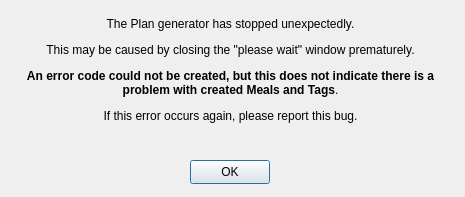
<?xml version="1.0" encoding="UTF-8"?>
<ui version="4.0">
 <class>CreatePlan_GeneratorCrashed</class>
 <widget class="QDialog" name="CreatePlan_GeneratorCrashed">
  <property name="geometry">
   <rect>
    <x>0</x>
    <y>0</y>
    <width>465</width>
    <height>197</height>
   </rect>
  </property>
  <property name="windowTitle">
   <string>Critical Failure</string>
  </property>
  <widget class="QPushButton" name="pushButton_OK">
   <property name="geometry">
    <rect>
     <x>190</x>
     <y>160</y>
     <width>80</width>
     <height>24</height>
    </rect>
   </property>
   <property name="text">
    <string>OK</string>
   </property>
  </widget>
  <widget class="QLabel" name="label_errorTitle">
   <property name="geometry">
    <rect>
     <x>10</x>
     <y>10</y>
     <width>441</width>
     <height>121</height>
    </rect>
   </property>
   <property name="text">
    <string>&lt;html&gt;&lt;head/&gt;&lt;body&gt;&lt;p align=&quot;center&quot;&gt;The Plan generator has stopped unexpectedly.&lt;/p&gt;&lt;p align=&quot;center&quot;&gt;This may be caused by closing the &amp;quot;please wait&amp;quot; window prematurely.&lt;/p&gt;&lt;p align=&quot;center&quot;&gt;&lt;span style=&quot; font-weight:700;&quot;&gt;An error code could not be created, but&lt;/span&gt;&lt;span style=&quot; font-weight:700;&quot;&gt; this does not indicate there is a problem with created Meals and Tags&lt;/span&gt;.&lt;/p&gt;&lt;p align=&quot;center&quot;&gt;If this error occurs again, please report this bug.&lt;/p&gt;&lt;/body&gt;&lt;/html&gt;</string>
   </property>
   <property name="wordWrap">
    <bool>true</bool>
   </property>
  </widget>
 </widget>
 <resources/>
 <connections/>
</ui>
